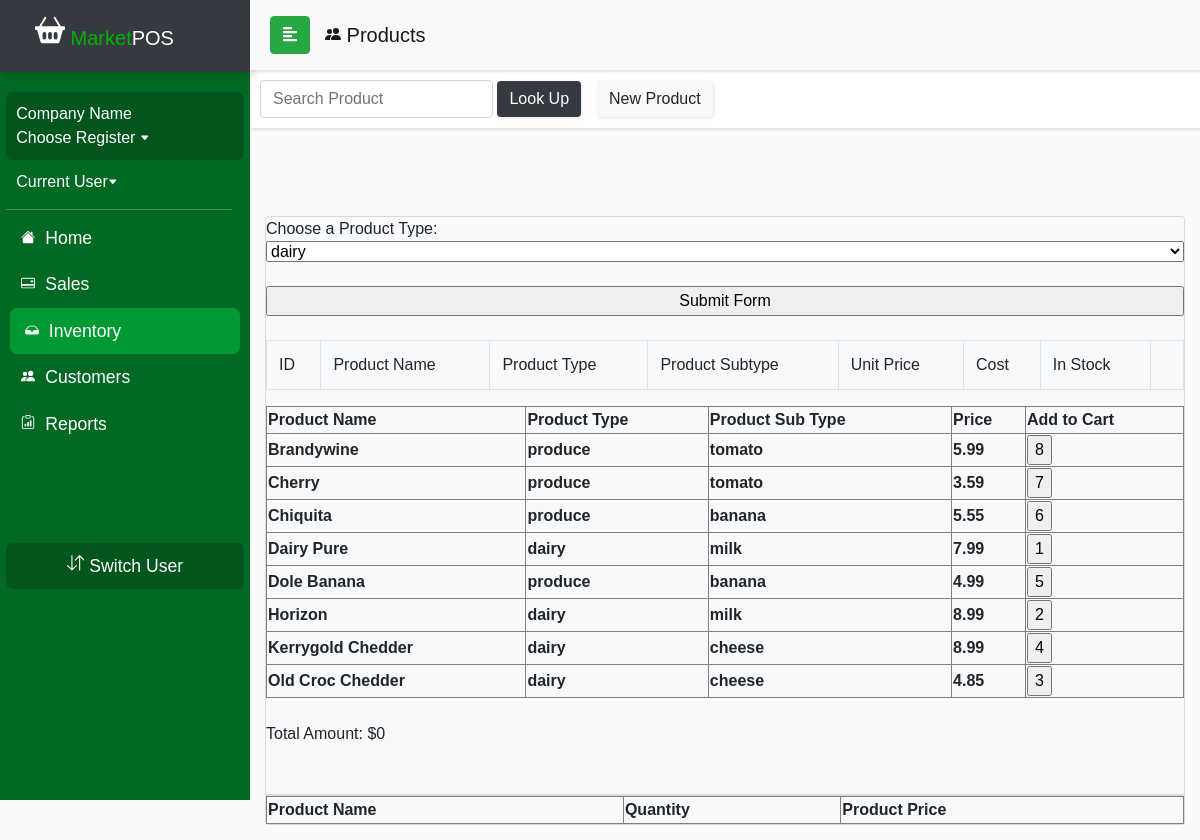
The app's page /currentDraft/productview.php with its own data.
### tables this page shows
CREATE TABLE `product_inventory` (
  `product_id` int(11) NOT NULL,
  `productName` varchar(50) NOT NULL,
  `productType` varchar(50) NOT NULL,
  `productSubType` varchar(50) NOT NULL,
  `unit_price` float NOT NULL,
  `cost` float NOT NULL,
  `in_stock` int(11) NOT NULL,
  `vendor_id` int(11) DEFAULT NULL,
  `OID` int(11) DEFAULT NULL
);

### currentDraft/productTypeWithTable.php (the view, shortened to what this page needs)
<?php
    include_once('config.php');
    if(isset($_GET['productSubType'])) {
        $query = "SELECT * FROM product_inventory WHERE productSubType = '".$_GET['productSubType']."' AND in_stock != 0 ORDER BY productName";
    }
    else if(isset($_GET['productType'])) {
        $query = "SELECT * FROM product_inventory WHERE productType = '".$_GET['productType']."' AND in_stock != 0 ORDER BY productName";
    } else
        $query = "SELECT * FROM product_inventory WHERE in_stock != 0 ORDER BY productName";
    $result = mysqli_query($conn, $query) or die("Execution Failed");
    $tableCode = "<table border='1' name='product'>";
    $tableCode .= "<tr> <th>Product Name</th> <th>Product Type</th> <th>Product Sub Type</th> <th>Price</th> <th>Add to Cart</th> </tr>";
    while($row = mysqli_fetch_assoc($result)) {
        $tableCode .= "<tr> <th>".$row['productName']."</th> <th>".$row['productType']."</th> <th>"
        .$row['productSubType']."</th><th>".$row['unit_price']."</th><th><input type='submit' name='addToCart' value=".$row['product_id']."
        ></th> </tr>";
    }
    $tableCode .= "</table>";
?>

### currentDraft/productview.php (shortened to what this page needs)
<!DOCTYPE html>
<html>
<head>
  <link rel="stylesheet" href="css/bootstrap.min.css">
  <link rel="stylesheet" href="userStyle2.css">
  <link rel="stylesheet" href="css/jquery.mCustomScrollbar.min.css">
</head>
<body>
 <nav id="sidebar">
        <div class="sidebar-header bg-dark">
            <h1><span><a class="navbar-brand relative-top" href="indexDraft.php">
                        <span style="color: #00b300"> Market</span>POS</a></h1>
        </div>
        <ul class="list-unstyled components">
            <li>
                <div id="usercard">
                    <a href="" style="font-size: 1em;"><?php if(isset($_SESSION['company_name'])&& !empty($_SESSION['company_name'])) {echo $_SESSION['company_name'];} else {echo 'Company Name';} ?></br>Choose Register <svg width=".6em" height=".6em" viewBox="0 0 16 16" class="bi bi-caret-down-fill" fill="currentColor" xmlns="http://www.w3.org/2000/svg">
                            <path d="M7.247 11.14L2.451 5.658C1.885 5.013 2.345 4 3.204 4h9.592a1 1 0 0 1 .753 1.659l-4.796 5.48a1 1 0 0 1-1.506 0z" />
                        </svg></a>
                </div>
            </li>
            <li>
                <a href="employeePinLogin.php" style="font-size: 1em;"><?php if(isset($_SESSION['emp_fname'])&& !empty($_SESSION['emp_lname'])){ echo "" . $_SESSION['emp_fname'] . " " . $_SESSION['emp_lname'] . " ";} else{ echo "Current User";} ?><svg width=".6em" height=".6em" viewBox="0 0 16 16" class="bi bi-caret-down-fill" fill="currentColor" xmlns="http://www.w3.org/2000/svg">
                        <path d="M7.247 11.14L2.451 5.658C1.885 5.013 2.345 4 3.204 4h9.592a1 1 0 0 1 .753 1.659l-4.796 5.48a1 1 0 0 1-1.506 0z" />
                    </svg></a>
            </li>
            <div class="justify-content-center" id="navline"></div>
            <li>
                <a href="accounthomeDraft.php">
                    <span style="padding:5px;">
                        </span> Home</a>
            </li>
            <li>
                <a href="salescontrolpanel.php">
                    <span style="padding:5px;">
                    </span> Sales</a>
            </li>
            <li class="active">
                <a href="inventorycontrol.php">
                    <span style="padding:5px;">
                        </span> Inventory</a>
            </li>
            <li>
                <a href="customercontrol.php">
                    <span style="padding:5px;">
                        </span> Customers</a>
            </li>
            <li>
                <a href="reportsControlPanel.php">
                    <span style="padding:5px;">
                        </span> Reports</a>
            </li>
            <li class="sidebar-footer">
                <div class="text-center" id="usercard">
                    <a role="button" href="employeePinLogin.php"> Switch User</a>
                </div>
            </li>
        </ul>
    </nav>
  <div id="content">
    <nav class="navbar navbar-expand-lg navbar-light bg-light sticky-top" id="locnav">
      <div class="container-fluid">
        <button type="button" id="sidebarCollapse" class="btn btn-success">
          <i class="fas fa-align-left"></i>
        </button>
        <div class="collapse navbar-collapse" id="navbarSupportedContent">
          <ul class="nav navbar-nav mr-auto">
            <a class="navbar-brand" href="productview.php"> Products</a>
          </ul>
        </div>
      </div>
    </nav>
    <nav class="navbar navbar-light" id="salespanel">
      <form class="form-inline" method="post" action="productview.php">
        <div class="nav-item" style="padding: 8px">
          <input class="form-control" name="product" placeholder="Search Product" aria-label="Search">
          <button class="btn btn-dark navbar-btn" name="submit-search"> Look Up</button>
        </div>
        <div class="nav-item mr-auto">
          <a class="btn navbar-btn btn-light" href="productindex.php" role="button"> New Product</a></div>
      </form>
    </nav>
    <div class="container justify-content-center" id="formscreen">
      <div class="row">
        <div class="col m-auto">
          <div class="card mt-5 bg-light">
            <table class="table table-bordered">
              <tr>
                <td> ID </td>
                <td> Product Name </td>
                <td> Product Type </td>
                <td> Product Subtype </td>
                <td> Unit Price </td>
                <td> Cost </td>
                <td> In Stock </td>
                <td> </td>
              </tr>
              <?php include('productForm.php') ?>
              <div class='card mt-5 bg-light'>
              </div>
            </table>
          </div>
        </div>
      </div>
    </div>
</body>
</html>

### currentDraft/productForm.php (shortened to what this page needs)
<form method="get" type="button" action="<?php echo $_SERVER['PHP_SELF'];?>">
    Choose a Product Type:<?php include 'getProductByType.php'; ?>
    <br>
    <input type="submit" name="submit" value="Submit Form">
    <br>
    <?php include 'productTypeWithTable.php'; ?>
</form>
<?php include('addCart.php'); ?>

### currentDraft/getProductByType.php (shortened to what this page needs)
<?php
    include_once('config.php');
    $query = "SELECT DISTINCT productType FROM product_inventory ORDER BY productType";
    $result = mysqli_query($conn, $query) or die("Execution failed");
    $tableCode = "<select name='productType'>";
    while($row = mysqli_fetch_assoc($result)) {
        $isSelected = "";
        $tableCode .= "<option value= ".$row['productType']." ".$isSelected.">".$row['productType']. "</option> \n ";
    }
    $tableCode .= "</select>";
    echo($tableCode);
?>

### currentDraft/addCart.php (shortened to what this page needs)
<form method="get" type="button" action="<?php echo $_SERVER['PHP_SELF'];?>">
    <?php
    echo ($tableCode);
    include('joinCart.php')
    ?>
</form>

### currentDraft/joinCart.php (shortened to what this page needs)
<br>
<?php
    $cartCode = "<table border='1' name='product'>";
    $cartCode .= "<tr> <th>Product Name</th> <th>Quantity</th> <th>Product Price</th> </tr>";
    echo($cartCode);
?>
<br>

### currentDraft/userStyle2.css (style rules this page uses)
body { font-family: 'Poppins', sans-serif; background: #fafafa; overflow-y: scroll; overflow-x: hidden; }
a, a:hover, a:focus { color: inherit; text-decoration: none; transition: all 0.3s; }
#locnav { position: fixed; }
#salespanel { padding: 2px 2px; margin-top: 30px; margin-left: 0px; overflow-y: scroll; }
.navbar { width: 100%; padding: 5px 5px; background: #fff; border: none; border-radius: 0; box-shadow: 1px 2px 3px rgba(0, 0, 0, 0.1); }
.navbar-brand { padding: 15px; }
.nav-item { padding: 8px; }
.navbar-btn { box-shadow: 1px 1px 3px rgba(0, 0, 0, 0.1); outline: none !important; border: none; }
#navline { margin-top: 5px; margin-bottom: 5px; width: 95%; height: 1px; border-bottom: 1px solid white; opacity: 25%; box-shadow: 1px 1px 3px rgba(0, 0, 0, 0.1); }
#sidebar { width: 250px; position: fixed; top: 0; left: 0; height: 100vh; z-index: 999; background: #016923; color: #fff; transition: all 0.3s; }
#sidebar .sidebar-header { padding-left: 20px; height: 4.5em; box-shadow: 5px 5px 5px rgba(0, 0, 0, 0.1); }
#sidebar ul.components { padding: 20px 0; margin: auto; width: 95%; }
#sidebar ul li a { padding: 10px; font-size: 1.1em; display: block; }
#sidebar ul li.active > a, a[aria-expanded="true"] { color: #fff; background: #009933; margin: auto; width: 97%; border-radius: 7px; pointer-events: none; }
#usercard { background: #01551d; border-radius: 7px; }
#content { width: calc(100% - 250px); margin-top: 40px; min-height: 100vh; transition: all 0.3s; position: absolute; top: 0; right: 0; }
#formscreen { margin-top: 40px; left: 200px; }

### records on screen
product_inventory: productName "Brandywine", productType "produce", productSubType "tomato", unit_price "5.99", addToCart "8"
product_inventory: productName "Cherry", productType "produce", productSubType "tomato", unit_price "3.59", addToCart "7"
product_inventory: productName "Chiquita", productType "produce", productSubType "banana", unit_price "5.55", addToCart "6"
product_inventory: productName "Dairy Pure", productType "dairy", productSubType "milk", unit_price "7.99", addToCart "1"
product_inventory: productName "Dole Banana", productType "produce", productSubType "banana", unit_price "4.99", addToCart "5"
product_inventory: productName "Horizon", productType "dairy", productSubType "milk", unit_price "8.99", addToCart "2"
product_inventory: productName "Kerrygold Chedder", productType "dairy", productSubType "cheese", unit_price "8.99", addToCart "4"
product_inventory: productName "Old Croc Chedder", productType "dairy", productSubType "cheese", unit_price "4.85", addToCart "3"

### other values on screen
form field productType "dairy"
